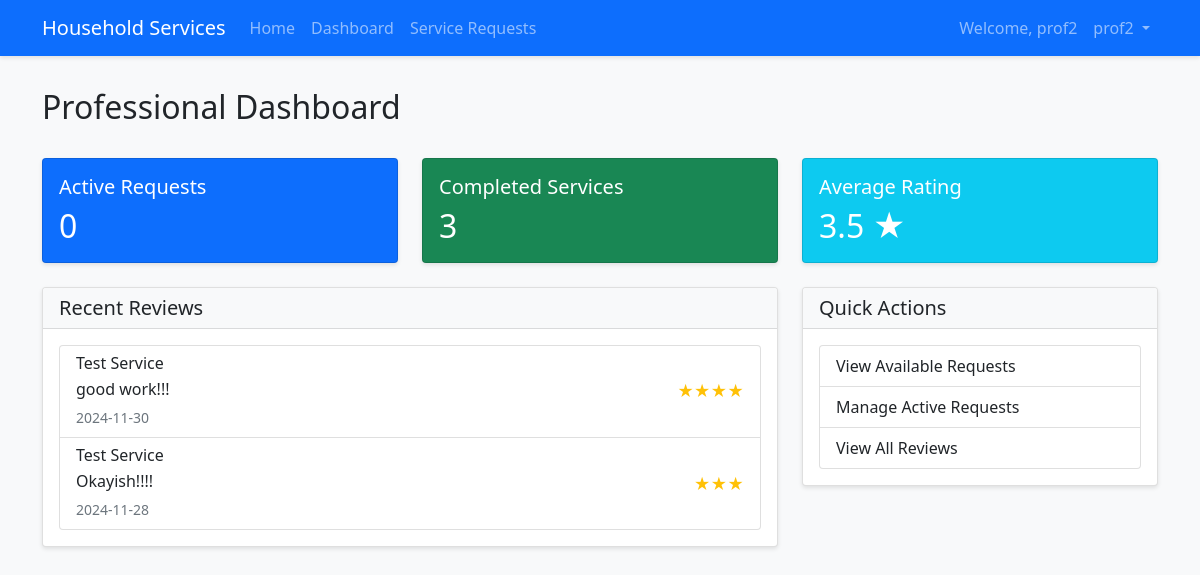
The app's page /professional/dashboard (signed in) with its own data.
### app/models/user.py (models this page shows, shortened)
class User(UserMixin, db.Model):
    __tablename__ = 'users'
    id = db.Column(db.Integer, primary_key=True)
    email = db.Column(db.String(120), unique=True, nullable=False)
    username = db.Column(db.String(80), unique=True, nullable=False)
    password_hash = db.Column(db.String(128))
    role = db.Column(db.String(20), nullable=False)
    date_created = db.Column(db.DateTime, default=datetime.utcnow)
    is_active = db.Column(db.Boolean, default=True)
    is_blocked = db.Column(db.Boolean, default=False)
    block_reason = db.Column(db.Text)
    blocked_at = db.Column(db.DateTime)
    warning_count = db.Column(db.Integer, default=0)
    last_warning_at = db.Column(db.DateTime)
    description = db.Column(db.Text)
    service_type_id = db.Column(db.Integer, db.ForeignKey('services.id'))
    experience = db.Column(db.Integer)
    location = db.Column(db.String(100))
    pin_code = db.Column(db.String(10))
    service_requests_customer = db.relationship('ServiceRequest',
                                              backref='customer',
                                              foreign_keys='ServiceRequest.customer_id')
    service_requests_professional = db.relationship('ServiceRequest',
                                                  backref='professional',
                                                  foreign_keys='ServiceRequest.professional_id')
    reviews_given = db.relationship('Review',
                                  foreign_keys='Review.customer_id',
                                  backref='customer')
    reviews_received = db.relationship('Review',
                                     foreign_keys='Review.professional_id',
                                     backref='professional')

### app/models/service.py (models this page shows)
class Review(db.Model):
    __tablename__ = 'reviews'
    id = db.Column(db.Integer, primary_key=True)
    service_request_id = db.Column(db.Integer, db.ForeignKey('service_requests.id'))
    customer_id = db.Column(db.Integer, db.ForeignKey('users.id'))
    professional_id = db.Column(db.Integer, db.ForeignKey('users.id'))
    rating = db.Column(db.Integer)  # 1-5
    comment = db.Column(db.Text)
    date_created = db.Column(db.DateTime, default=datetime.utcnow)

class Service(db.Model):
    __tablename__ = 'services'
    id = db.Column(db.Integer, primary_key=True)
    name = db.Column(db.String(100), nullable=False)
    base_price = db.Column(db.Float, nullable=False)
    time_required = db.Column(db.Integer)
    description = db.Column(db.Text)
    date_created = db.Column(db.DateTime, default=datetime.utcnow)
    is_active = db.Column(db.Boolean, default=True)
    professionals = db.relationship('User', backref='service_type')
    service_requests = db.relationship('ServiceRequest', backref='service')

### app/views/professional.py (the view)
@bp.route('/dashboard')
@login_required
@professional_required
def dashboard():
    total_requests = ServiceRequest.query.filter_by(professional_id=current_user.id).count()
    active_requests = ServiceRequest.query.filter_by(
        professional_id=current_user.id,
        status='assigned'
    ).count()
    completed_requests = ServiceRequest.query.filter_by(
        professional_id=current_user.id,
        status='closed'
    ).count()
    reviews = Review.query.filter_by(professional_id=current_user.id).all()
    avg_rating = sum(review.rating for review in reviews) / len(reviews) if reviews else 0
    recent_reviews = Review.query.filter_by(professional_id=current_user.id)\
        .order_by(Review.date_created.desc()).limit(5).all()
    return render_template('professional/dashboard.html',
                         total_requests=total_requests,
                         active_requests=active_requests,
                         completed_requests=completed_requests,
                         avg_rating=avg_rating,
                         recent_reviews=recent_reviews)

### app/models/user.py (called while the page is built)
@login_manager.user_loader
def load_user(id):
    return User.query.get(int(id))

### app/views/professional.py (called while the page is built)
def professional_required(f):
    @wraps(f)
    def decorated_function(*args, **kwargs):
        if not current_user.is_authenticated or current_user.role != 'professional':
            flash('You need to be a service professional to access this page.')
            return redirect(url_for('main.index'))
        if not current_user.is_active:
            flash('Your account is pending approval or has been deactivated.')
            return redirect(url_for('main.index'))
        return f(*args, **kwargs)
    return decorated_function

### app/templates/professional/dashboard.html (shortened to what this page needs)
{% extends "base.html" %}
{% block content %}
<div class="row mb-4">
    <div class="col-md-12">
        <h2>Professional Dashboard</h2>
    </div>
</div>
<div class="row mb-4">
    <div class="col-md-4">
        <div class="card text-white bg-primary">
            <div class="card-body">
                <h5 class="card-title">Active Requests</h5>
                <h2 class="card-text">{{ active_requests }}</h2>
            </div>
        </div>
    </div>
    <div class="col-md-4">
        <div class="card text-white bg-success">
            <div class="card-body">
                <h5 class="card-title">Completed Services</h5>
                <h2 class="card-text">{{ completed_requests }}</h2>
            </div>
        </div>
    </div>
    <div class="col-md-4">
        <div class="card text-white bg-info">
            <div class="card-body">
                <h5 class="card-title">Average Rating</h5>
                <h2 class="card-text">{{ "%.1f"|format(avg_rating) }} ★</h2>
            </div>
        </div>
    </div>
</div>
<div class="row">
    <div class="col-md-8">
        <div class="card">
            <div class="card-header">
                <h5 class="mb-0">Recent Reviews</h5>
            </div>
            <div class="card-body">
                {% if recent_reviews %}
                <div class="list-group">
                    {% for review in recent_reviews %}
                    <div class="list-group-item">
                        <div class="d-flex justify-content-between align-items-center">
                            <div>
                                <h6 class="mb-1">{{ review.service_request.service.name }}</h6>
                                <p class="mb-1">{{ review.comment }}</p>
                                <small class="text-muted">
                                    {{ review.date_created.strftime('%Y-%m-%d') }}
                                </small>
                            </div>
                            <div class="text-warning">
                                {% for _ in range(review.rating) %}★{% endfor %}
                            </div>
                        </div>
                    </div>
                    {% endfor %}
                </div>
                {% else %}
                <p class="text-muted">No reviews yet.</p>
                {% endif %}
            </div>
        </div>
    </div>
    <div class="col-md-4">
        <div class="card">
            <div class="card-header">
                <h5 class="mb-0">Quick Actions</h5>
            </div>
            <div class="card-body">
                <div class="list-group">
                    <a href="{{ url_for('professional.manage_requests', status='available') }}"
                       class="list-group-item list-group-item-action">
                        View Available Requests
                    </a>
                    <a href="{{ url_for('professional.manage_requests', status='assigned') }}"
                       class="list-group-item list-group-item-action">
                        Manage Active Requests
                    </a>
                    <a href="{{ url_for('professional.view_reviews') }}"
                       class="list-group-item list-group-item-action">
                        View All Reviews
                    </a>
                </div>
            </div>
        </div>
    </div>
</div>
{% endblock %}

### app/templates/base.html (shortened to what this page needs)
<!DOCTYPE html>
<html lang="en">
<head>
    <link href="https://cdn.jsdelivr.net/npm/bootstrap@5.1.3/dist/css/bootstrap.min.css" rel="stylesheet">
    <link rel="stylesheet" href="{{ url_for('static', filename='css/style.css') }}">
</head>
<body>
    <nav class="navbar navbar-expand-lg navbar-dark bg-primary">
        <div class="container">
            <a class="navbar-brand" href="{{ url_for('main.index') }}">Household Services</a>
            <div class="collapse navbar-collapse" id="navbarNav">
                <ul class="navbar-nav me-auto">
                    <li class="nav-item">
                        <a class="nav-link" href="{{ url_for('main.index') }}">Home</a>
                    </li>
                    {% if current_user.is_authenticated %}
                        {% if current_user.role == 'admin' %}
                            <li class="nav-item">
                                <a class="nav-link" href="{{ url_for('admin.dashboard') }}">Dashboard</a>
                            </li>
                            <li class="nav-item">
                                <a class="nav-link" href="{{ url_for('admin.manage_services') }}">Services</a>
                            </li>
                            <li class="nav-item">
                                <a class="nav-link" href="{{ url_for('admin.manage_users') }}">Users</a>
                            </li>
                        {% elif current_user.role == 'professional' %}
                            <li class="nav-item">
                                <a class="nav-link" href="{{ url_for('professional.dashboard') }}">Dashboard</a>
                            </li>
                            <li class="nav-item">
                                <a class="nav-link" href="{{ url_for('professional.manage_requests') }}">Service Requests</a>
                            </li>
                        {% endif %}
                    {% endif %}
                </ul>
                <ul class="navbar-nav">
                    {% if current_user.is_authenticated %}
                        <li class="nav-item">
                            <span class="nav-link">Welcome, {{ current_user.username }}</span>
                        </li>
                        <li class="nav-item dropdown">
                            <a class="nav-link dropdown-toggle" href="#" id="userDropdown" role="button"
                               data-bs-toggle="dropdown" aria-expanded="false">
                                {{ current_user.username }}
                            </a>
                        </li>
                    {% endif %}
                </ul>
            </div>
        </div>
    </nav>
    <div class="container mt-4">
        {% block content %}{% endblock %}
    </div>
</body>
</html>

### app/static/css/style.css (style rules this page uses)
body { background-color: #f8f9fa; min-height: 100vh; }
.navbar { margin-bottom: 2rem; box-shadow: 0 2px 4px rgba(0,0,0,0.1); }
.card { box-shadow: 0 2px 4px rgba(0,0,0,0.1); }
.card-header { background-color: #f8f9fa; border-bottom: 1px solid rgba(0,0,0,0.125); }

### records on screen
User: username "prof2"
Review: service_request.service.name "Test Service", comment "good work!!!", date_created "2024-11-30"
Review: service_request.service.name "Test Service", comment "Okayish!!!!", date_created "2024-11-28"

### other values on screen
{{ active_requests }} "0"
{{ completed_requests }} "3"
{{ "%.1f"|format(avg_rating) }} "3.5"
